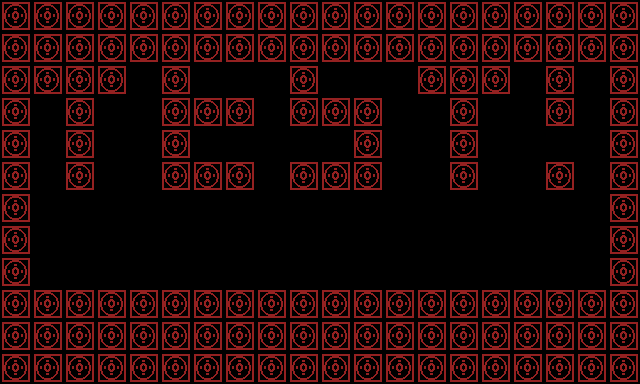

Tiled map render using the project's own tile images. Description and the whole map definition, tile-layer contents included, below:
An orthogonal 20x12 tile map with 32x32 px tiles, 2 tile layers (Background, Tile Layer 1) and 4 objects.

<map version="1.10" tiledversion="1.11.2" orientation="orthogonal" renderorder="right-down" width="20" height="12" tilewidth="32" tileheight="32" infinite="0" nextlayerid="4" nextobjectid="5">
 <editorsettings>
  <export target="testmap2.lua" format="lua" />
 </editorsettings>
 <tileset firstgid="1" name="tileset" tilewidth="32" tileheight="32" tilecount="3" columns="3">
  <image source="tileset.png" width="96" height="32" />
 </tileset>
 <objectgroup id="2" name="Walls">
  <object id="1" x="0" y="0" width="640" height="64" />
  <object id="2" x="0" y="288" width="640" height="96" />
  <object id="3" x="0" y="64" width="32" height="224" />
  <object id="4" x="608" y="64" width="32" height="224" />
 </objectgroup>
 <layer id="3" name="Background" width="20" height="12">
  <data encoding="csv">
3,3,3,3,3,3,3,3,3,3,3,3,3,3,3,3,3,3,3,3,
3,3,3,3,3,3,3,3,3,3,3,3,3,3,3,3,3,3,3,3,
3,3,3,3,3,3,3,3,3,3,3,3,3,3,3,3,3,3,3,3,
3,3,3,3,3,3,3,3,3,3,3,3,3,3,3,3,3,3,3,3,
3,3,3,3,3,3,3,3,3,3,3,3,3,3,3,3,3,3,3,3,
3,3,3,3,3,3,3,3,3,3,3,3,3,3,3,3,3,3,3,3,
3,3,3,3,3,3,3,3,3,3,3,3,3,3,3,3,3,3,3,3,
3,3,3,3,3,3,3,3,3,3,3,3,3,3,3,3,3,3,3,3,
3,3,3,3,3,3,3,3,3,3,3,3,3,3,3,3,3,3,3,3,
3,3,3,3,3,3,3,3,3,3,3,3,3,3,3,3,3,3,3,3,
3,3,3,3,3,3,3,3,3,3,3,3,3,3,3,3,3,3,3,3,
3,3,3,3,3,3,3,3,3,3,3,3,3,3,3,3,3,3,3,3
</data>
 </layer>
 <layer id="1" name="Tile Layer 1" width="20" height="12">
  <data encoding="csv">
1,1,1,1,1,1,1,1,1,1,1,1,1,1,1,1,1,1,1,1,
1,1,1,1,1,1,1,1,1,1,1,1,1,1,1,1,1,1,1,1,
1,1,1,1,0,1,0,0,0,1,0,0,0,1,1,1,0,1,0,1,
1,0,1,0,0,1,1,1,0,1,1,1,0,0,1,0,0,1,0,1,
1,0,1,0,0,1,0,0,0,0,0,1,0,0,1,0,0,0,0,1,
1,0,1,0,0,1,1,1,0,1,1,1,0,0,1,0,0,1,0,1,
1,0,0,0,0,0,0,0,0,0,0,0,0,0,0,0,0,0,0,1,
1,0,0,0,0,0,0,0,0,0,0,0,0,0,0,0,0,0,0,1,
1,0,0,0,0,0,0,0,0,0,0,0,0,0,0,0,0,0,0,1,
1,1,1,1,1,1,1,1,1,1,1,1,1,1,1,1,1,1,1,1,
1,1,1,1,1,1,1,1,1,1,1,1,1,1,1,1,1,1,1,1,
1,1,1,1,1,1,1,1,1,1,1,1,1,1,1,1,1,1,1,1
</data>
 </layer>
</map>